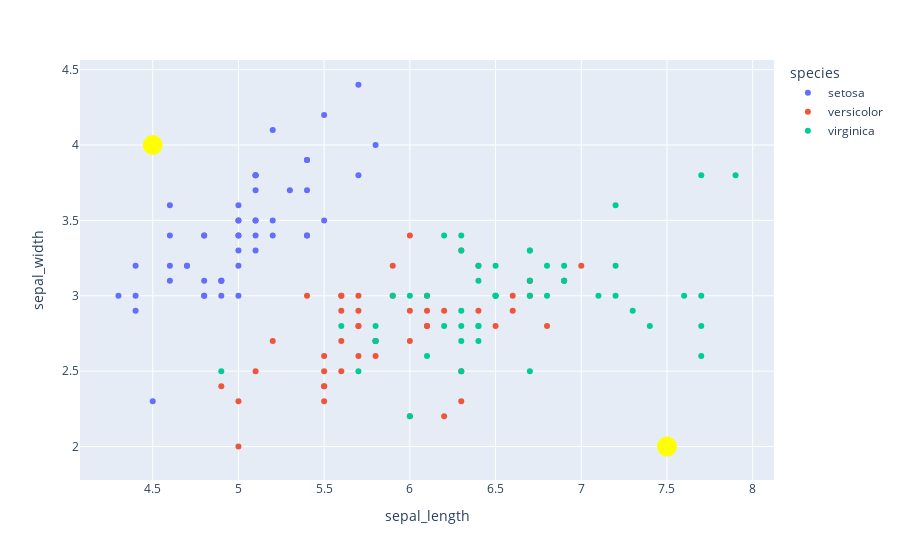

Notebook cell for this chart:
### Code cell
# High level Interface : 간단하고 직관적, 커스터마이징 불가
import plotly.express as px # seaborn 개념적으로 유사
import plotly.graph_objects as go

iris = px.data.iris()
# iris.head()

fig = px.scatter(iris, x = 'sepal_length', y = 'sepal_width', color='species')

# 커스터마이징 (세부 옵션)
fig.add_trace(
    go.Scatter(
        x = [4.5, 7.5],
        y = [4, 2],
        # mode = "lines",
        # line = go.scatter.Line(color = "red"),
        mode = 'markers',
        marker = dict(size = 20, color="yellow"),
        showlegend = False
    )
)
fig.show()

### Figure 1 — Plotly figure (JSON) as saved in the notebook; plotly's stock layout.template omitted (floating-point values rounded to 4 significant figures)
{"data": [{"hovertemplate": "species=setosa<br>sepal_length=%{x}<br>sepal_width=%{y}<extra></extra>", "legendgroup": "setosa", "marker": {"color": "#636efa", "symbol": "circle"}, "mode": "markers", "name": "setosa", "orientation": "v", "showlegend": true, "type": "scatter", "x": [5.1, 4.9, 4.7, 4.6, 5, 5.4, 4.6, 5, 4.4, 4.9, 5.4, 4.8, 4.8, 4.3, 5.8, 5.7, 5.4, 5.1, 5.7, 5.1, 5.4, 5.1, 4.6, 5.1, 4.8, 5, 5, 5.2, 5.2, 4.7, 4.8, 5.4, 5.2, 5.5, 4.9, 5, 5.5, 4.9, 4.4, 5.1, 5, 4.5, 4.4, 5, 5.1, 4.8, 5.1, 4.6, 5.3, 5], "xaxis": "x", "y": [3.5, 3, 3.2, 3.1, 3.6, 3.9, 3.4, 3.4, 2.9, 3.1, 3.7, 3.4, 3, 3, 4, 4.4, 3.9, 3.5, 3.8, 3.8, 3.4, 3.7, 3.6, 3.3, 3.4, 3, 3.4, 3.5, 3.4, 3.2, 3.1, 3.4, 4.1, 4.2, 3.1, 3.2, 3.5, 3.1, 3, 3.4, 3.5, 2.3, 3.2, 3.5, 3.8, 3, 3.8, 3.2, 3.7, 3.3], "yaxis": "y"}, {"hovertemplate": "species=versicolor<br>sepal_length=%{x}<br>sepal_width=%{y}<extra></extra>", "legendgroup": "versicolor", "marker": {"color": "#EF553B", "symbol": "circle"}, "mode": "markers", "name": "versicolor", "orientation": "v", "showlegend": true, "type": "scatter", "x": [7, 6.4, 6.9, 5.5, 6.5, 5.7, 6.3, 4.9, 6.6, 5.2, 5, 5.9, 6, 6.1, 5.6, 6.7, 5.6, 5.8, 6.2, 5.6, 5.9, 6.1, 6.3, 6.1, 6.4, 6.6, 6.8, 6.7, 6, 5.7, 5.5, 5.5, 5.8, 6, 5.4, 6, 6.7, 6.3, 5.6, 5.5, 5.5, 6.1, 5.8, 5, 5.6, 5.7, 5.7, 6.2, 5.1, 5.7], "xaxis": "x", "y": [3.2, 3.2, 3.1, 2.3, 2.8, 2.8, 3.3, 2.4, 2.9, 2.7, 2, 3, 2.2, 2.9, 2.9, 3.1, 3, 2.7, 2.2, 2.5, 3.2, 2.8, 2.5, 2.8, 2.9, 3, 2.8, 3, 2.9, 2.6, 2.4, 2.4, 2.7, 2.7, 3, 3.4, 3.1, 2.3, 3, 2.5, 2.6, 3, 2.6, 2.3, 2.7, 3, 2.9, 2.9, 2.5, 2.8], "yaxis": "y"}, {"hovertemplate": "species=virginica<br>sepal_length=%{x}<br>sepal_width=%{y}<extra></extra>", "legendgroup": "virginica", "marker": {"color": "#00cc96", "symbol": "circle"}, "mode": "markers", "name": "virginica", "orientation": "v", "showlegend": true, "type": "scatter", "x": [6.3, 5.8, 7.1, 6.3, 6.5, 7.6, 4.9, 7.3, 6.7, 7.2, 6.5, 6.4, 6.8, 5.7, 5.8, 6.4, 6.5, 7.7, 7.7, 6, 6.9, 5.6, 7.7, 6.3, 6.7, 7.2, 6.2, 6.1, 6.4, 7.2, 7.4, 7.9, 6.4, 6.3, 6.1, 7.7, 6.3, 6.4, 6, 6.9, 6.7, 6.9, 5.8, 6.8, 6.7, 6.7, 6.3, 6.5, 6.2, 5.9], "xaxis": "x", "y": [3.3, 2.7, 3, 2.9, 3, 3, 2.5, 2.9, 2.5, 3.6, 3.2, 2.7, 3, 2.5, 2.8, 3.2, 3, 3.8, 2.6, 2.2, 3.2, 2.8, 2.8, 2.7, 3.3, 3.2, 2.8, 3, 2.8, 3, 2.8, 3.8, 2.8, 2.8, 2.6, 3, 3.4, 3.1, 3, 3.1, 3.1, 3.1, 2.7, 3.2, 3.3, 3, 2.5, 3, 3.4, 3], "yaxis": "y"}, {"marker": {"color": "yellow", "size": 20}, "mode": "markers", "showlegend": false, "type": "scatter", "x": [4.5, 7.5], "y": [4, 2]}], "layout": {"autosize": true, "legend": {"title": {"text": "species"}, "tracegroupgap": 0}, "margin": {"t": 60}, "xaxis": {"anchor": "y", "autorange": true, "domain": [0, 1], "range": [4.07, 8.13], "title": {"text": "sepal_length"}, "type": "linear"}, "yaxis": {"anchor": "x", "autorange": true, "domain": [0, 1], "range": [1.69, 4.595], "title": {"text": "sepal_width"}, "type": "linear"}}}
